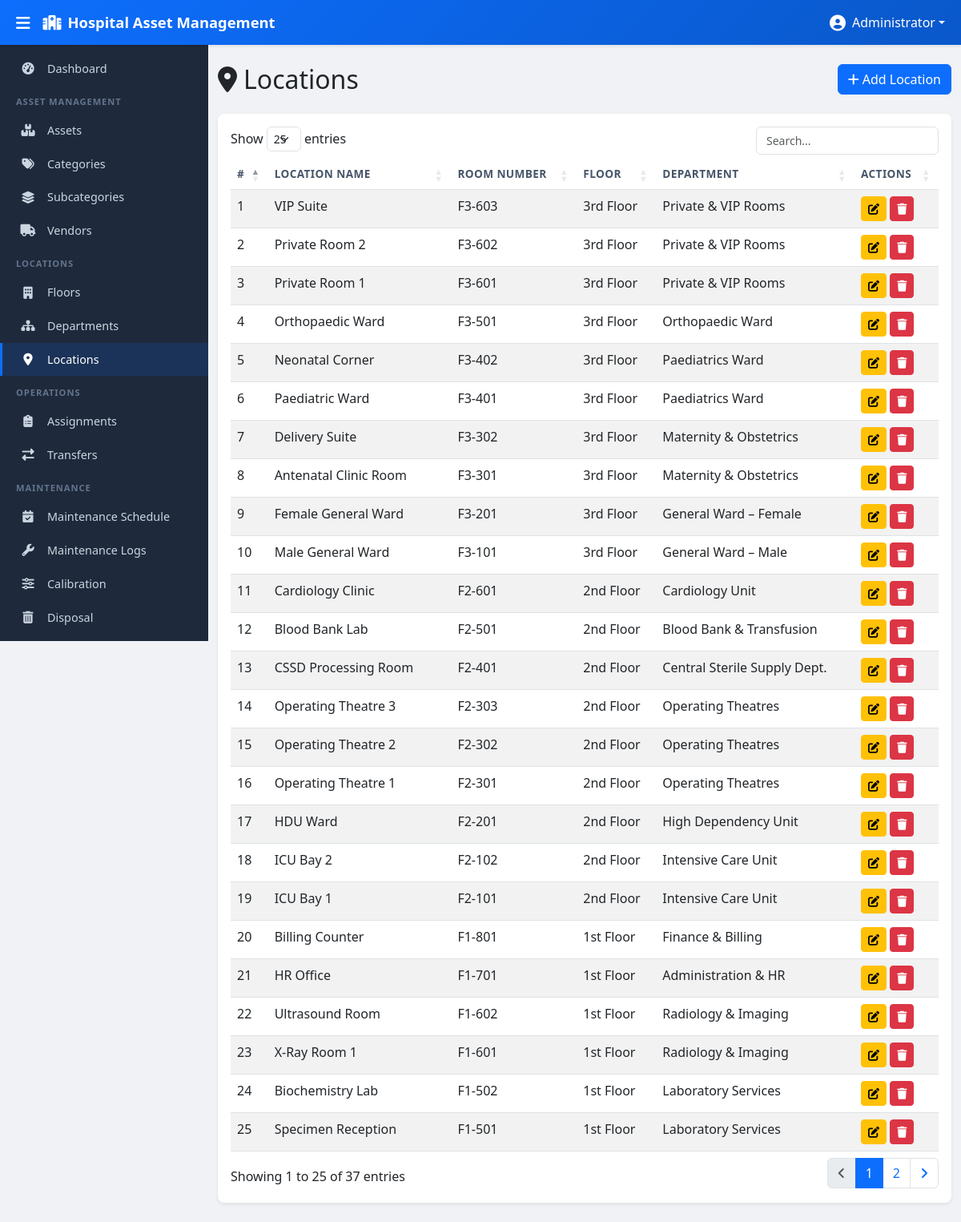
/modules/locations/index.php (signed in), run on the app's committed database.
### tables this page shows
CREATE TABLE locations (
    id INT AUTO_INCREMENT PRIMARY KEY,
    floor_id INT,
    department_id INT,
    room_number VARCHAR(50),
    location_name VARCHAR(150),
    description TEXT,
    is_deleted TINYINT(1) DEFAULT 0,
    created_at TIMESTAMP DEFAULT CURRENT_TIMESTAMP,
    FOREIGN KEY (floor_id) REFERENCES floors(id),
    FOREIGN KEY (department_id) REFERENCES departments(id)
);

CREATE TABLE floors (
    id INT AUTO_INCREMENT PRIMARY KEY,
    floor_name VARCHAR(100) NOT NULL,
    floor_code VARCHAR(20),
    building VARCHAR(150),
    is_deleted TINYINT(1) DEFAULT 0,
    created_at TIMESTAMP DEFAULT CURRENT_TIMESTAMP
);

CREATE TABLE departments (
    id INT AUTO_INCREMENT PRIMARY KEY,
    department_name VARCHAR(150) NOT NULL,
    department_code VARCHAR(50),
    floor_id INT,
    description TEXT,
    status ENUM('active','inactive') DEFAULT 'active',
    is_deleted TINYINT(1) DEFAULT 0,
    created_at TIMESTAMP DEFAULT CURRENT_TIMESTAMP,
    FOREIGN KEY (floor_id) REFERENCES floors(id)
);

### modules/locations/index.php (the view, shortened to what this page needs)
<?php
$pdo = getDBConnection();
$stmt = $pdo->prepare("SELECT l.*, f.floor_name, d.department_name FROM locations l LEFT JOIN floors f ON l.floor_id = f.id LEFT JOIN departments d ON l.department_id = d.id WHERE l.is_deleted = 0 ORDER BY l.id DESC");
$stmt->execute();
$locations = $stmt->fetchAll();
require_once __DIR__ . '/../../views/header.php';
require_once __DIR__ . '/../../views/sidebar.php';
?>
<div class="main-content" id="mainContent">
    <div class="container-fluid py-4">
        <div class="row mb-4">
            <div class="col-12 d-flex justify-content-between align-items-center">
                <h2 class="mb-0"><i class="fas fa-map-marker-alt me-2"></i>Locations</h2>
                <a href="create.php" class="btn btn-primary"><i class="fas fa-plus me-1"></i>Add Location</a>
            </div>
        </div>
        <div class="card shadow-sm">
            <div class="card-body">
                <table class="table table-striped table-hover datatable">
                    <thead>
                        <tr>
                            <th>#</th>
                            <th>Location Name</th>
                            <th>Room Number</th>
                            <th>Floor</th>
                            <th>Department</th>
                            <th>Actions</th>
                        </tr>
                    </thead>
                    <tbody>
                        <?php foreach ($locations as $index => $row): ?>
                            <tr>
                                <td><?php echo $index + 1; ?></td>
                                <td><?php echo htmlspecialchars($row['location_name'] ?? '', ENT_QUOTES, 'UTF-8'); ?></td>
                                <td><?php echo htmlspecialchars($row['room_number'] ?? '', ENT_QUOTES, 'UTF-8'); ?></td>
                                <td><?php echo htmlspecialchars($row['floor_name'] ?? '', ENT_QUOTES, 'UTF-8'); ?></td>
                                <td><?php echo htmlspecialchars($row['department_name'] ?? '', ENT_QUOTES, 'UTF-8'); ?></td>
                                <td>
                                    <a href="edit.php?id=<?php echo $row['id']; ?>" class="btn btn-sm btn-warning"><i class="fas fa-edit"></i></a>
                                    <a href="#" class="btn btn-sm btn-danger btn-delete" data-url="delete.php?id=<?php echo $row['id']; ?>" data-name="<?php echo htmlspecialchars($row['location_name'] ?? '', ENT_QUOTES, 'UTF-8'); ?>"><i class="fas fa-trash"></i></a>
                                </td>
                            </tr>
                        <?php endforeach; ?>
                    </tbody>
                </table>
            </div>
        </div>
    </div>
</div>
<?php require_once __DIR__ . '/../../views/footer.php'; ?>

### assets/css/style.css (style rules this page uses)
:root { --sidebar-width: 260px; --sidebar-collapsed-width: 0px; --topbar-height: 56px; --primary-color: #0d6efd; --primary-dark: #0a58ca; --secondary-color: #0dcaf0; --sidebar-bg: #1e293b; --sidebar-hover: #334155; --sidebar-active: #0d6efd; --sidebar-text: #cbd5e1; --sidebar-heading: #64748b; --body-bg: #f0f2f5; }
body { font-family: 'Segoe UI', Tahoma, Geneva, Verdana, sans-serif; background-color: var(--body-bg); overflow-x: hidden; }
.main-content { margin-left: var(--sidebar-width); margin-top: var(--topbar-height); min-height: calc(100vh - var(--topbar-height)); transition: margin-left 0.3s ease; }
.card { border: none; border-radius: 0.5rem; box-shadow: 0 1px 3px rgba(0, 0, 0, 0.08); }
.table th { font-weight: 600; font-size: 0.85rem; text-transform: uppercase; letter-spacing: 0.03em; color: #475569; }

### data on the page
locations: location_name "VIP Suite", room_number "F3-603", floor.floor_name "3rd Floor", department.department_name "Private & VIP Rooms"
locations: location_name "Private Room 2", room_number "F3-602", floor.floor_name "3rd Floor", department.department_name "Private & VIP Rooms"
locations: location_name "Private Room 1", room_number "F3-601", floor.floor_name "3rd Floor", department.department_name "Private & VIP Rooms"
locations: location_name "Orthopaedic Ward", room_number "F3-501", floor.floor_name "3rd Floor", department.department_name "Orthopaedic Ward"
locations: location_name "Neonatal Corner", room_number "F3-402", floor.floor_name "3rd Floor", department.department_name "Paediatrics Ward"
locations: location_name "Paediatric Ward", room_number "F3-401", floor.floor_name "3rd Floor", department.department_name "Paediatrics Ward"
locations: location_name "Delivery Suite", room_number "F3-302", floor.floor_name "3rd Floor", department.department_name "Maternity & Obstetrics"
locations: location_name "Antenatal Clinic Room", room_number "F3-301", floor.floor_name "3rd Floor", department.department_name "Maternity & Obstetrics"
locations: location_name "Female General Ward", room_number "F3-201", floor.floor_name "3rd Floor", department.department_name "General Ward – Female"
locations: location_name "Male General Ward", room_number "F3-101", floor.floor_name "3rd Floor", department.department_name "General Ward – Male"
locations: location_name "Cardiology Clinic", room_number "F2-601", floor.floor_name "2nd Floor", department.department_name "Cardiology Unit"
locations: location_name "Blood Bank Lab", room_number "F2-501", floor.floor_name "2nd Floor", department.department_name "Blood Bank & Transfusion"
locations: location_name "CSSD Processing Room", room_number "F2-401", floor.floor_name "2nd Floor", department.department_name "Central Sterile Supply Dept."
locations: location_name "Operating Theatre 3", room_number "F2-303", floor.floor_name "2nd Floor", department.department_name "Operating Theatres"
locations: location_name "Operating Theatre 2", room_number "F2-302", floor.floor_name "2nd Floor", department.department_name "Operating Theatres"
locations: location_name "Operating Theatre 1", room_number "F2-301", floor.floor_name "2nd Floor", department.department_name "Operating Theatres"
locations: location_name "HDU Ward", room_number "F2-201", floor.floor_name "2nd Floor", department.department_name "High Dependency Unit"
locations: location_name "ICU Bay 2", room_number "F2-102", floor.floor_name "2nd Floor", department.department_name "Intensive Care Unit"
locations: location_name "ICU Bay 1", room_number "F2-101", floor.floor_name "2nd Floor", department.department_name "Intensive Care Unit"
locations: location_name "Billing Counter", room_number "F1-801", floor.floor_name "1st Floor", department.department_name "Finance & Billing"
locations: location_name "HR Office", room_number "F1-701", floor.floor_name "1st Floor", department.department_name "Administration & HR"
locations: location_name "Ultrasound Room", room_number "F1-602", floor.floor_name "1st Floor", department.department_name "Radiology & Imaging"
locations: location_name "X-Ray Room 1", room_number "F1-601", floor.floor_name "1st Floor", department.department_name "Radiology & Imaging"
locations: location_name "Biochemistry Lab", room_number "F1-502", floor.floor_name "1st Floor", department.department_name "Laboratory Services"
locations: location_name "Specimen Reception", room_number "F1-501", floor.floor_name "1st Floor", department.department_name "Laboratory Services"

### other printed values
$_SESSION['user_name'] "Administrator"
